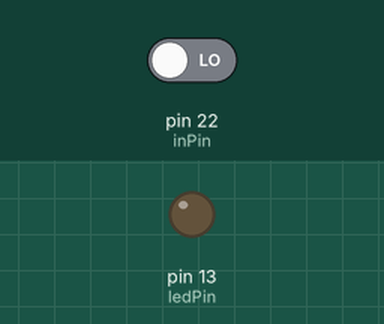
Simulated run of this sketch. Board: Arduino Mega 2560, built with avr-gcc and run on an emulated ATmega2560. On the bench: output pins drawn as LEDs (lit = HIGH). The test bench sets the inputs (shaded band); at power-on: pin 22 (inPin) LOW.

Above: at 1.2 s.
1.3 s: pin 22 (inPin) driven HIGH
At 2.5 s:
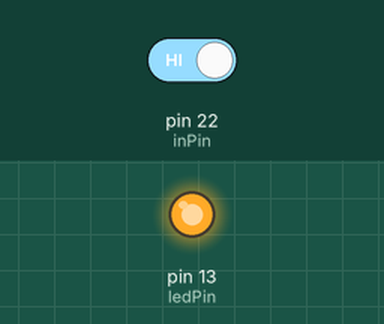
2.8 s: pin 22 (inPin) driven LOW
At 3.6 s:
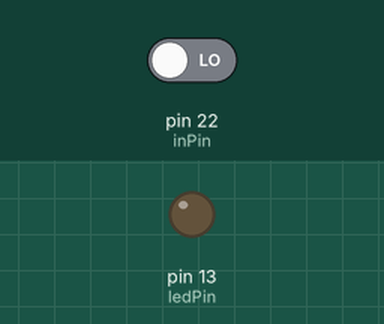
Timing chart, 0 to 5.8 s (numbered marks = the images above; inputs shaded):
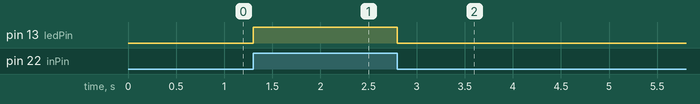

Measured:
- after the input at 1.3 s, pin 13 (ledPin): LOW → HIGH at once
- after the input at 2.8 s, pin 13 (ledPin): HIGH → LOW at once

The sketch:

sketch_apr09a.ino
```cpp
int ledPin = 13; // LED connected to digital pin 13
int inPin = 22;   // pushbutton connected to digital pin 7
int val = 1;     // variable to store the read value

void setup()
{
  pinMode(ledPin, OUTPUT);      // sets the digital pin 13 as output
  pinMode(inPin, INPUT);      // sets the digital pin 7 as input
  digitalWrite(ledPin,  HIGH);
}

void loop()
{
  val = digitalRead(inPin);   // read the input pin
  digitalWrite(ledPin, val);    // sets the LED to the button's value
}
```
